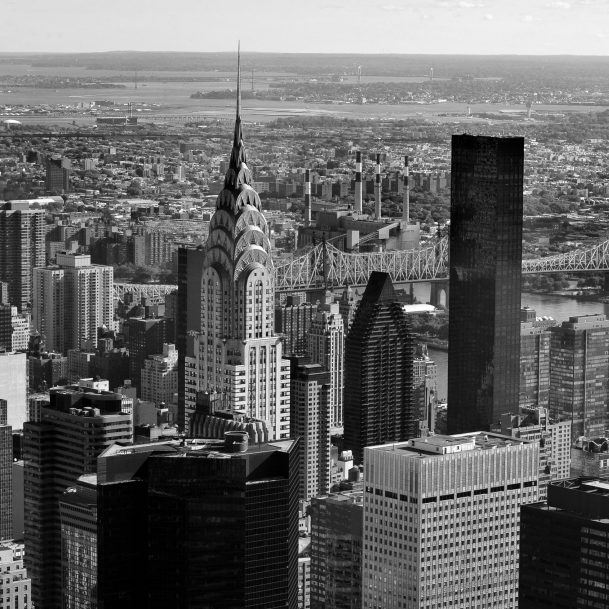
%> input picture A1-160050003-160050010-160050052/Q2/input/chrysler.png, 609 x 609 px
$ octave myScript.m   (GNU Octave 9; MATLAB toolbox functions it lacks are replaced by stand-ins)
%> lines starting %> are read from the running program, lines starting %| are printed output that depends on the picture
### A1-160050003-160050010-160050052/Q2/code/radDist.m
function imOut = radDist(imIn, k1, k2)
%> called with k1 = 0.1, k2 = 0.01
    [m, n] = size(imIn);
%> m = 609; n = 609
    [x, y]=meshgrid(1:n, 1:m);
    k=1;
    cx = m/2;
%> cx = 304.5
    cy = n/2;
%> cy = 304.5

    x = x - cx;
    y = y - cy;
    x = x/cx;
    y = y/cy;

    x_orig = x;
    y_orig = y;

    r2 = sqrt(x.^2 + y.^2);
    dr =  1 + k1*r2 + k2*r2.^2;
    x =  x_orig.*dr;
    y =  y_orig.*dr;

    x = x*cx + cx;
    y = y*cy + cy;

    imOut = interp2(imIn, x, y, 'cubic');
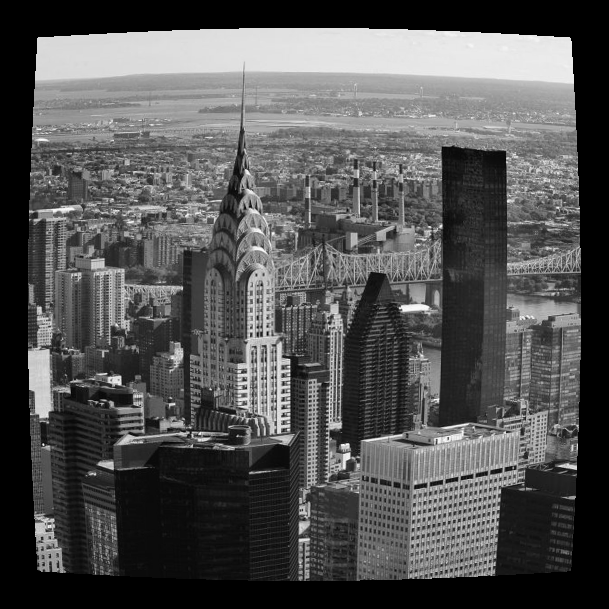
%> imOut: size 609x609 double; 19.57% of the values are NaN or infinite; the others: min -0.0422, max 1.02, mean 0.393; drawn with min black, max white, NaN and infinite black
end

### A1-160050003-160050010-160050052/Q2/code/radUnDist.m
function imOut = radUnDist(imIn, k1, k2, nSteps)
%> called with k1 = 0.1, k2 = 0.01, nSteps = 2
    % Your code here
    [m, n] = size(imIn);
    [x, y]=meshgrid(1:n, 1:m);
    cx = m/2;
    cy = n/2;

    x = x - cx;
    y = y - cy;
    x = x/cx;
    y = y/cy;


    x_orig = x;
    y_orig = y;


    for k=1:nSteps
        r2 = sqrt(x.^2 + y.^2);
        dr =  1 + k1*r2 + k2*r2.^2;
        x =  x_orig./dr;
        y =  y_orig./dr;
    end

    x = x*cx + cx;
    y = y*cy + cy;

    imOut = interp2(imIn, x, y, 'cubic');
end

### A1-160050003-160050010-160050052/Q2/code/myScript.m
close all
clc
clear
im = double(imread('../input/chrysler.png'))./255;
figure;
imshow(im);

% Test values. Do test for other values too
k1 = 0.1;
k2 = 0.01;
%%
imD = radDist(im, k1, k2);
figure;
imshow(imD);

%%
nSteps = 2; % Fill in the number of steps here
imU = radUnDist(imD, k1, k2, nSteps);
figure;
imshow(imU);
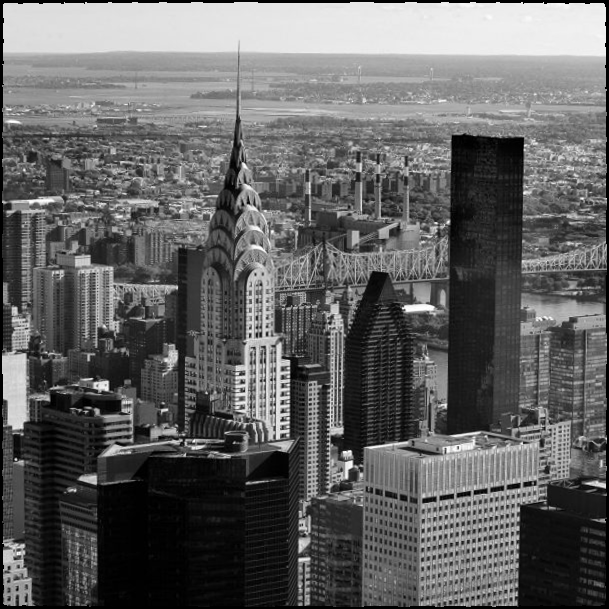
%> displayed picture: size 609x609, on the screen's scale of 0 to 255; min 0, max 255, mean 98.9
title('Undistorted image after 2 iterations');
